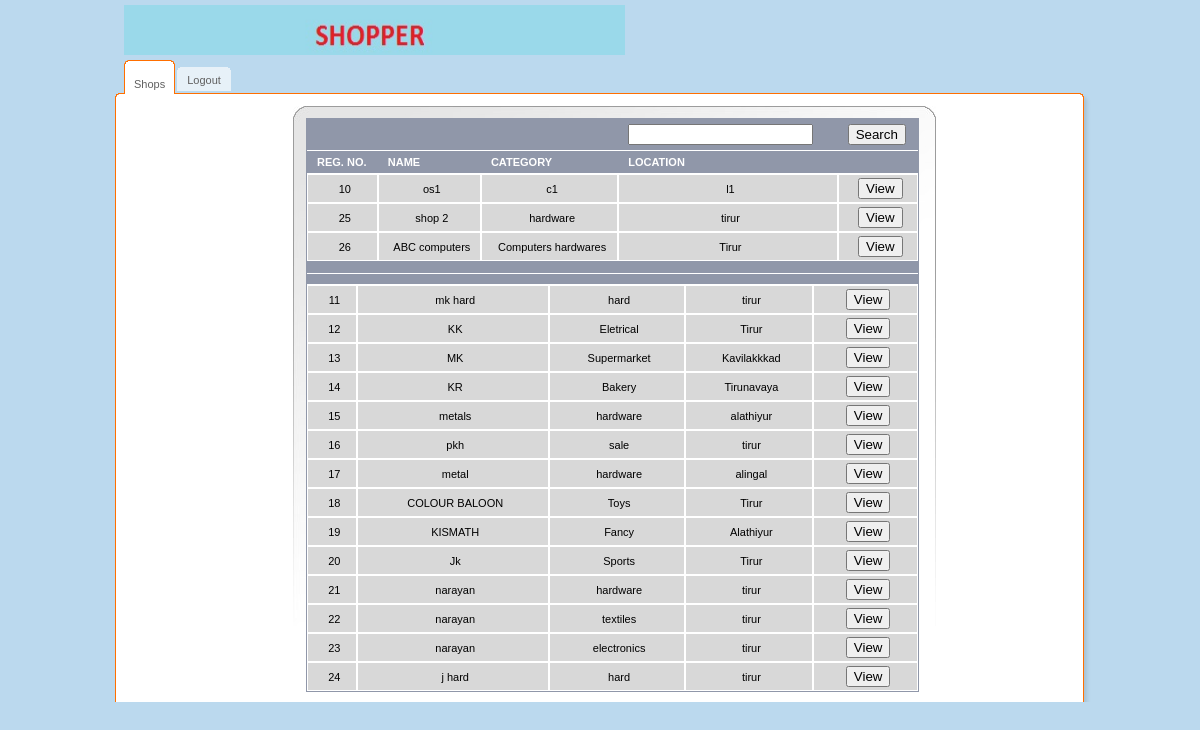
/src/shops.php?owner=3, run on the app's committed database.
### tables this page shows
CREATE TABLE IF NOT EXISTS `shop` (
  `reg.no` int(50) NOT NULL AUTO_INCREMENT,
  `name` varchar(50) NOT NULL,
  `category` varchar(50) NOT NULL,
  `location` varchar(50) NOT NULL,
  `owner` int(11) NOT NULL,
  `admin` int(11) NOT NULL DEFAULT '0',
  PRIMARY KEY (`reg.no`)
);

### src/shops.php (the view, shortened to what this page needs)
<!DOCTYPE html PUBLIC "-//W3C//DTD XHTML 1.0 Transitional//EN" "http://www.w3.org/TR/xhtml1/DTD/xhtml1-transitional.dtd">
<html>
    <head>
    </head>
    <body>
        <div id="main">
            <div id="header">
                <a href="shops.php" class="logo"><img src="../img/logos.jpeg" width="501" height="50" alt=""/></a>
                <ul id="top-navigation">
                    <li class="active"><span><span><a href="shops.php">Shops</a></span></span></li>
                    <li><span><span><a href="../index.php">Logout</a></span></span></li>
                </ul>
            </div>
            <div id="middle">
                <div id="left-column">
                </div>
                <div id="center-column">
                    <table class="listing form" cellpadding="0" cellspacing="0">
                        <tr>
                            <th class="full" ></th>
                            <th class="full" ></th>
                            <th class="full" ></th>
                            <th class="full" ><input type="text" name="search_key" value="" /></th>
                            <th class="full" ><input type="button" value="Search" name="search" /></th>
                        </tr>
                        <tr>
                            <th class="full" >Reg. No.</th>
                            <th class="full" >Name</th>
                            <th class="full" >Category</th>
                            <th class="full" >Location</th>
                            <th class="full" ></th>
                        </tr>
                        <?php
                        require 'dbconfig.php';
                        try {
                            $conn = new PDO("mysql:host=$host;dbname=$dbname", $username, $password);
                            $owner = $_GET['owner'];
                            $bill_id_sql = "SELECT * FROM SHOP where owner=$owner";
                            $result = $conn->prepare($bill_id_sql);
                            if ($result->execute()) {
                                while ($row = $result->fetch(PDO::FETCH_ASSOC)) {
                                    echo '<tr>
                            <td>' . $row['reg.no'] . '</td>
                            <td>' . $row['name'] . '</td>
                            <td>' . $row['category'] . '</td>
                            <td>' . $row['location'] . '</td>
                            <td><a href="shop_details.php?id=' . $row['reg.no'] . '"><input type="button" value="View" name="view" /></a></td>
                        </tr>';
                                }
                            } else {
                                die("Can't execute the query");
                            }
                        } catch (PDOException $pe) {
                            die("Can't connect to the database $dbname :" . $pe->getMessage());
                        }
                        ?>
                    </table>
                    <table class="listing form" cellpadding="0" cellspacing="0">
                        <tr>
                            <th class="full" ></th>
                            <th class="full" ></th>
                            <th class="full" ></th>
                            <th class="full" ></th>
                            <th class="full" ></th>
                        </tr>
                        <tr>
                            <th class="full" ></th>
                            <th class="full" ></th>
                            <th class="full" ></th>
                            <th class="full" ></th>
                            <th class="full" ></th>
                        </tr>
                        <?php
                        require 'dbconfig.php';
                        try {
                            $conn = new PDO("mysql:host=$host;dbname=$dbname", $username, $password);
                            $owner = $_GET['owner'];
                            $bill_id_sql = "SELECT * FROM SHOP where owner!=$owner";
                            $result = $conn->prepare($bill_id_sql);
                            if ($result->execute()) {
                                while ($row = $result->fetch(PDO::FETCH_ASSOC)) {
                                    echo '<tr>
                            <td>' . $row['reg.no'] . '</td>
                            <td>' . $row['name'] . '</td>
                            <td>' . $row['category'] . '</td>
                            <td>' . $row['location'] . '</td>
                            <td><a href="shop_details.php?id=' . $row['reg.no'] . '"><input type="button" value="View" name="view" /></a></td>
                        </tr>';
                                }
                            } else {
                                die("Can't execute the query");
                            }
                        } catch (PDOException $pe) {
                            die("Can't connect to the database $dbname :" . $pe->getMessage());
                        }
                        ?>
                    </table>
                </div>
            </div>
        </div>
    </body>
</html>

### css/all.css (style rules this page uses)
body { margin:0;padding:0;background:#BBD9EE;color:#000;font-family:tahoma,arial,sans-serif;font-size:11px; }
img { border:none; }
a { color:#060606;text-decoration:none }
input { vertical-align:middle }
#main { width:992px;margin:0 auto; }
#header { position:relative;width:992px;height:106px;background:url(../img/bg-header.gif) no-repeat left bottom; }
a.logo { position:absolute;top:5px;left:20px; }
#top-navigation { position:absolute;top:60px;left:20px;margin:0;padding:0;list-style:none; }
#top-navigation li { float:left;margin:0 3px 0 0;height:34px;background:url(../img/tab.gif) repeat-x top; }
#top-navigation li a { float:left;display:block;height:20px;line-height:19px;color:#606060;padding:4px 0 0 0; }
#top-navigation li span { float:left;background:url(../img/tab-left.gif) no-repeat left top; }
#top-navigation li span span { background:url(../img/tab-right.gif) no-repeat right top;padding:7px 10px 0 10px; }
#top-navigation li.active { padding:0;height:34px;background:url(../img/tab-active.gif) repeat-x top;margin-right:2px; }
#top-navigation li.active span { background:url(../img/tab-active-left.gif) no-repeat left top;height:34px; }
#top-navigation li.active span span { background:url(../img/tab-active-right.gif) no-repeat right top;height:23px;padding:11px 10px 0 10px;line-height:19px;color:#606060; }
#middle { float:left;width:967px;background:url(../img/bg-middle.gif) repeat-y left;padding:0 13px 0 12px; }
#left-column { float:left;padding:1px 14px 0 12px;width:151px; }
#center-column { float:left;width:614px;background:url(../img/bg-center-column.jpg) no-repeat left top;min-height:584px;padding:12px 16px 0 13px; }
table.listing { border-bottom:1px solid #9097A9;width:613px;padding:0;margin:0;border:1px solid #9097A9; }
table.listing th { border-top:0!important; }
table.listing th.full { border-left:0;border-right:0!important;text-align:left;text-transform:uppercase; }
table.listing td,table.listing th { border:1px solid #fff;text-align:center; }
table.listing th { background:#9097A9;color:#fff;padding:5px; }
table.listing td { background:#D8D8D8;color:#000;padding:3px 5px; }
table.form th,table.form td { padding-left:10px; }

### data on the page
shop: no "10", name "os1", category "c1", location "l1"
shop: no "25", name "shop 2", category "hardware", location "tirur"
shop: no "26", name "ABC computers", category "Computers hardwares", location "Tirur"
shop: no "11", name "mk hard", category "hard", location "tirur"
shop: no "12", name "KK", category "Eletrical", location "Tirur"
shop: no "13", name "MK", category "Supermarket", location "Kavilakkkad"
shop: no "14", name "KR", category "Bakery", location "Tirunavaya"
shop: no "15", name "metals", category "hardware", location "alathiyur"
shop: no "16", name "pkh", category "sale", location "tirur"
shop: no "17", name "metal", category "hardware", location "alingal"
shop: no "18", name "COLOUR BALOON", category "Toys", location "Tirur"
shop: no "19", name "KISMATH", category "Fancy", location "Alathiyur"
shop: no "20", name "Jk", category "Sports", location "Tirur"
shop: no "21", name "narayan", category "hardware", location "tirur"
shop: no "22", name "narayan", category "textiles", location "tirur"
shop: no "23", name "narayan", category "electronics", location "tirur"
shop: no "24", name "j hard", category "hard", location "tirur"
